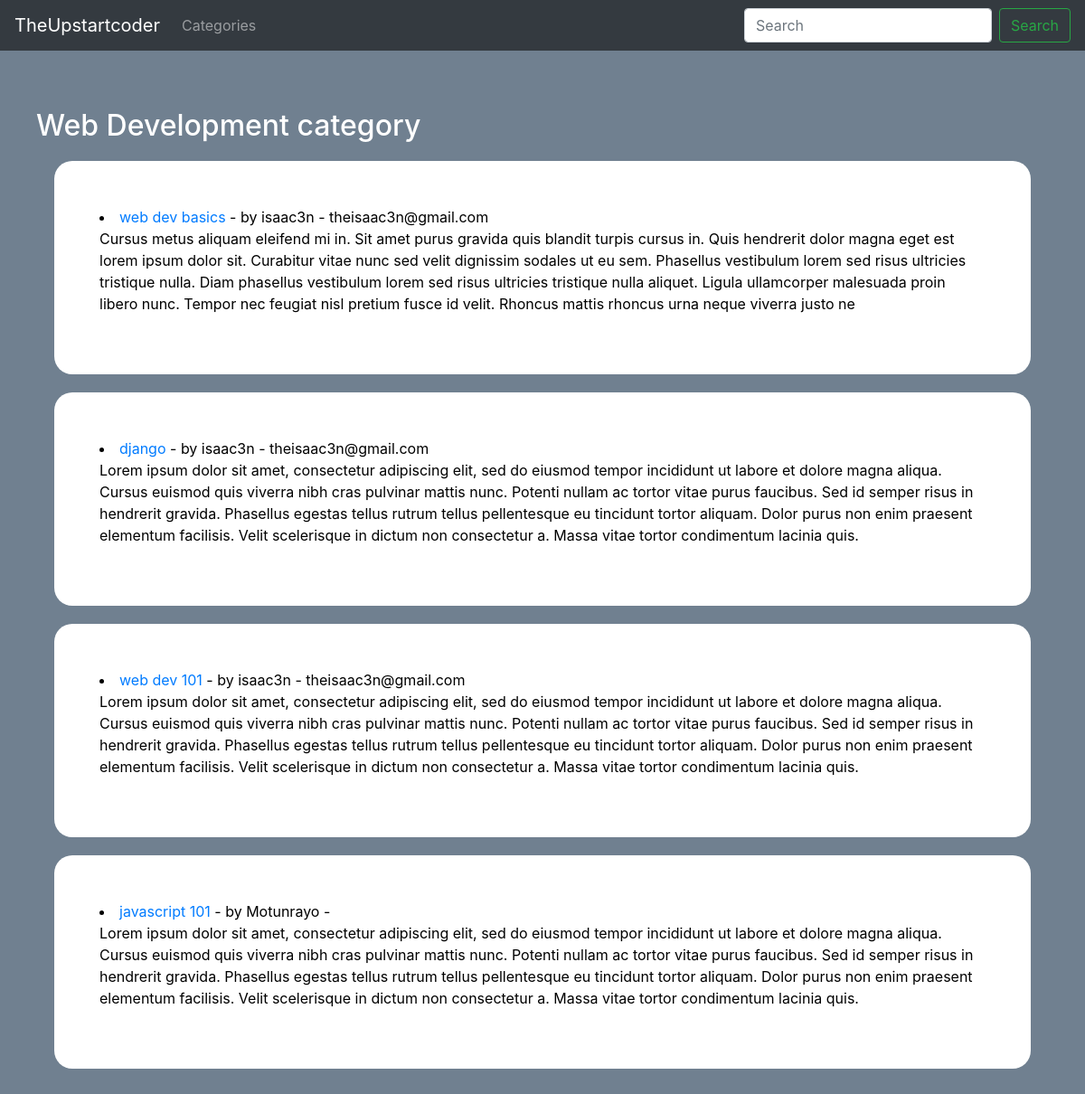
The app's page /category/web-development/ with its own data.
### myblog/models.py (models this page shows, shortened)
class Post(models.Model):
    title = models.CharField(max_length=255)
    header_image =models.ImageField(null=True, blank=True, upload_to='images/')
    title_tag = models.CharField(max_length=25, default='TheUpstartcoder')
    author = models.ForeignKey(User, on_delete=models.CASCADE)
    body = RichTextField(blank=True, null=True)
    pub_date =models.DateField(auto_now_add=True)
    category = models.CharField( max_length=255, default="coding")
    snippet = models.CharField( max_length=1000)
    likes = models.ManyToManyField(User, related_name='blog_posts')

### myblog/views.py (the view)
# urls.py: path('category/<str:cats>/', category_view, name='category'),
def category_view(request, cats):
    category_posts = Post.objects.filter(category=cats.replace('-', ' '))
    return render(request, 'categories.html', {'cats': cats.title().replace('-', ' '), 'category_posts': category_posts})

### myblog/templates/categories.html
{% extends 'base.html' %}
{% block content %}
<div class="container" >
    {% if category_posts %}
        <h2 style="color: white;">{{ cats }} category</h2>
        {% for post in category_posts %}
            <li class="item-container"><a href="{% url 'articles' post.pk %} "> {{post.title }} </a>- by {{ post.author }} - {{ post.author.email }}<br>
            {{ post.body|slice:':500'|safe }}</li>
        {% endfor %}
    {% else %}
        <h2>This page does not exist</h2>
    {% endif %}
</div>
{% endblock %}

### static/styles.css (style rules this page uses)
* { margin: 0; padding: 0; box-sizing: border-box; }
html { box-sizing: border-box; font-family: Arial, Helvetica, sans-serif; font-size: 16px; }
*, *:before, *:after { box-sizing: inherit; }
body { color: #000000; background: #708090; }
.item-container { background-color: #fff; color: black; padding: 50px; border-radius: 20px; margin: 20px; grid-template-columns: repeat(auto-fill, minmax(350px, 1fr)); }
.container { width: 100%; margin: 40px auto; padding: 5px; padding-top: 0%; padding-left: 5px; position: relative; }

### records on screen
Post: title "web dev basics", author "isaac3n", author.email "theisaac3n@gmail.com", body "Cursus metus aliquam eleifend mi in. Sit amet purus gravida quis blandit turpis cursus in. Quis hendrerit dolor magna eget est lorem ipsum dolor sit. Curabitur vitae nunc sed velit dignissim sodales ut eu sem. Phasellus vestibulum lorem sed risus ultricies tristique nulla. Diam phasellus vestibulum lorem sed risus ultricies tristique nulla aliquet. Ligula ullamcorper malesuada proin libero nunc. Tempor nec feugiat nisl pretium fusce id velit. Rhoncus mattis rhoncus urna neque viverra justo ne"
Post: title "django", author "isaac3n", author.email "theisaac3n@gmail.com", body "Lorem ipsum dolor sit amet, consectetur adipiscing elit, sed do eiusmod tempor incididunt ut labore et dolore magna aliqua. Cursus euismod quis viverra nibh cras pulvinar mattis nunc. Potenti nullam ac tortor vitae purus faucibus. Sed id semper risus in hendrerit gravida. Phasellus egestas tellus rutrum tellus pellentesque eu tincidunt tortor aliquam. Dolor purus non enim praesent elementum facilisis. Velit scelerisque in dictum non consectetur a. Massa vitae tortor condimentum lacinia quis."
Post: title "web dev 101", author "isaac3n", author.email "theisaac3n@gmail.com", body "Lorem ipsum dolor sit amet, consectetur adipiscing elit, sed do eiusmod tempor incididunt ut labore et dolore magna aliqua. Cursus euismod quis viverra nibh cras pulvinar mattis nunc. Potenti nullam ac tortor vitae purus faucibus. Sed id semper risus in hendrerit gravida. Phasellus egestas tellus rutrum tellus pellentesque eu tincidunt tortor aliquam. Dolor purus non enim praesent elementum facilisis. Velit scelerisque in dictum non consectetur a. Massa vitae tortor condimentum lacinia quis."
Post: title "javascript 101", author "Motunrayo", body "Lorem ipsum dolor sit amet, consectetur adipiscing elit, sed do eiusmod tempor incididunt ut labore et dolore magna aliqua. Cursus euismod quis viverra nibh cras pulvinar mattis nunc. Potenti nullam ac tortor vitae purus faucibus. Sed id semper risus in hendrerit gravida. Phasellus egestas tellus rutrum tellus pellentesque eu tincidunt tortor aliquam. Dolor purus non enim praesent elementum facilisis. Velit scelerisque in dictum non consectetur a. Massa vitae tortor condimentum lacinia quis."

### other values on screen
{{ cats }} "Web Development"
